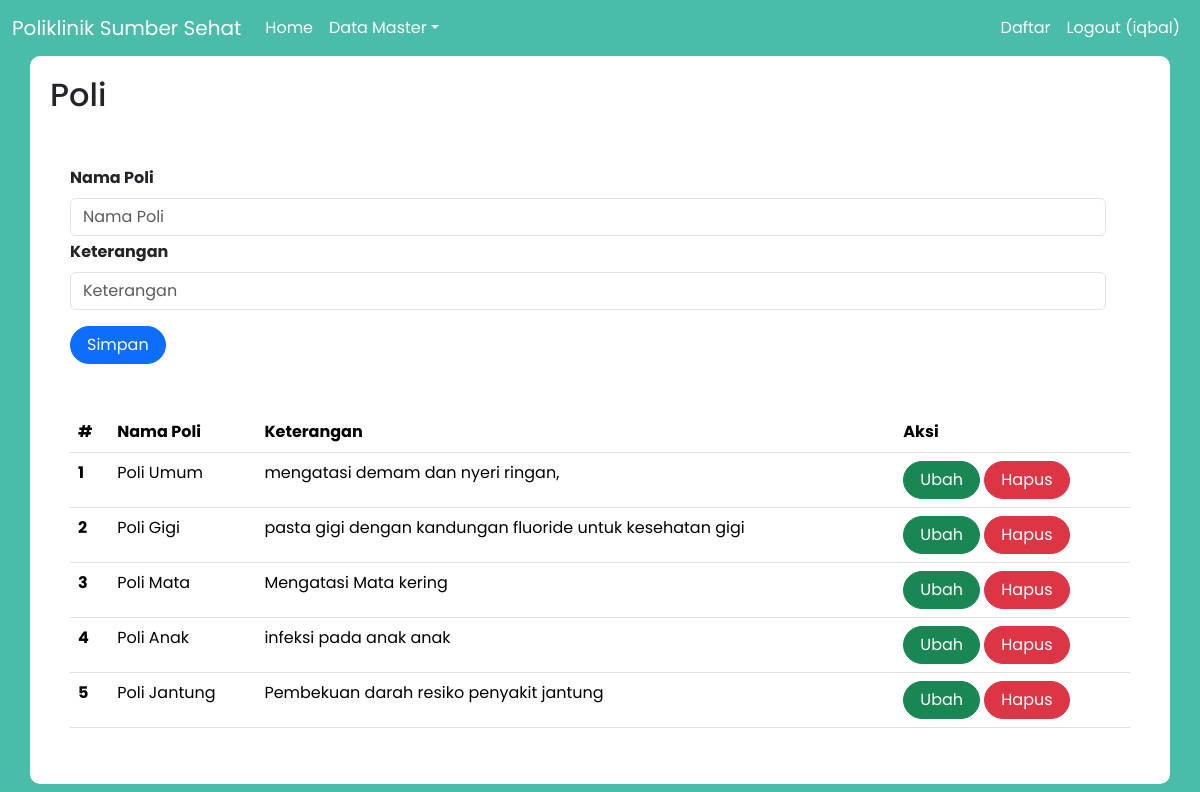
/index.php?page=poli (signed in), run on the app's committed database.
### tables this page shows
CREATE TABLE `poli` (
  `id` int(11) NOT NULL,
  `nama_poli` varchar(25) NOT NULL,
  `keterangan` text NOT NULL
);

### poli.php (the view, shortened to what this page needs)
<h2>Poli</h2>
<br>
<div class="container">
    <form class="form row" method="POST" action="" name="myForm" onsubmit="return(validate());">
        <?php
        $nama_poli = '';
        $keterangan = '';
        ?>
        <div class="row">
            <label for="inputPoli" class="form-label fw-bold">
                Nama Poli
            </label>
            <div>
                <input type="text" class="form-control" name="nama_poli" id="inputPoli" required placeholder="Nama Poli" value="<?php echo $nama_poli ?>">
            </div>
        </div>
        <div class="row mt-1">
            <label for="inputKeterangan" class="form-label fw-bold">
                Keterangan
            </label>
            <div>
                <input type="text" class="form-control" name="keterangan" id="inputKeterangan" required placeholder="Keterangan" value="<?php echo $keterangan ?>">
            </div>
        </div>
        <div class="row mt-3">
            <div class=col>
                <button type="submit" class="btn btn-primary rounded-pill px-3 mt-auto" name="simpan">Simpan</button>
            </div>
        </div>
    </form>
    <br>
    <br>
    <table class="table table-hover">
        <thead>
            <tr>
                <th scope="col">#</th>
                <th scope="col">Nama Poli</th>
                <th scope="col">Keterangan</th>
                <th scope="col">Aksi</th>
            </tr>
        </thead>
        <tbody>
            <?php
            $result = mysqli_query($mysqli, "SELECT * FROM poli");
            $no = 1;
            while ($data = mysqli_fetch_array($result)) {
            ?>
                <tr>
                    <th scope="row"><?php echo $no++ ?></th>
                    <td><?php echo $data['nama_poli'] ?></td>
                    <td><?php echo $data['keterangan'] ?></td>
                    <td>
                        <a class="btn btn-success rounded-pill px-3" href="index.php?page=poli&id=<?php echo $data['id'] ?>">Ubah</a>
                        <a class="btn btn-danger rounded-pill px-3" href="index.php?page=poli&id=<?php echo $data['id'] ?>&aksi=hapus">Hapus</a>
                    </td>
                </tr>
            <?php
            }
            ?>
        </tbody>
    </table>

### index.php (style rules this page uses)
body { background-color: #4ABDAA; font-family: 'Poppins', Helvetica, sans-serif; }
.container { background-color: #fff; padding: 20px; border-radius: 10px; box-shadow: }

### data on the page
poli: nama_poli "Poli Umum", keterangan "mengatasi demam dan nyeri ringan,"
poli: nama_poli "Poli Gigi", keterangan "pasta gigi dengan kandungan fluoride untuk kesehatan gigi"
poli: nama_poli "Poli Mata", keterangan "Mengatasi Mata kering"
poli: nama_poli "Poli Anak", keterangan "infeksi pada anak anak"
poli: nama_poli "Poli Jantung", keterangan "Pembekuan darah resiko penyakit jantung"

### other printed values
$_SESSION['name'] "iqbal"
